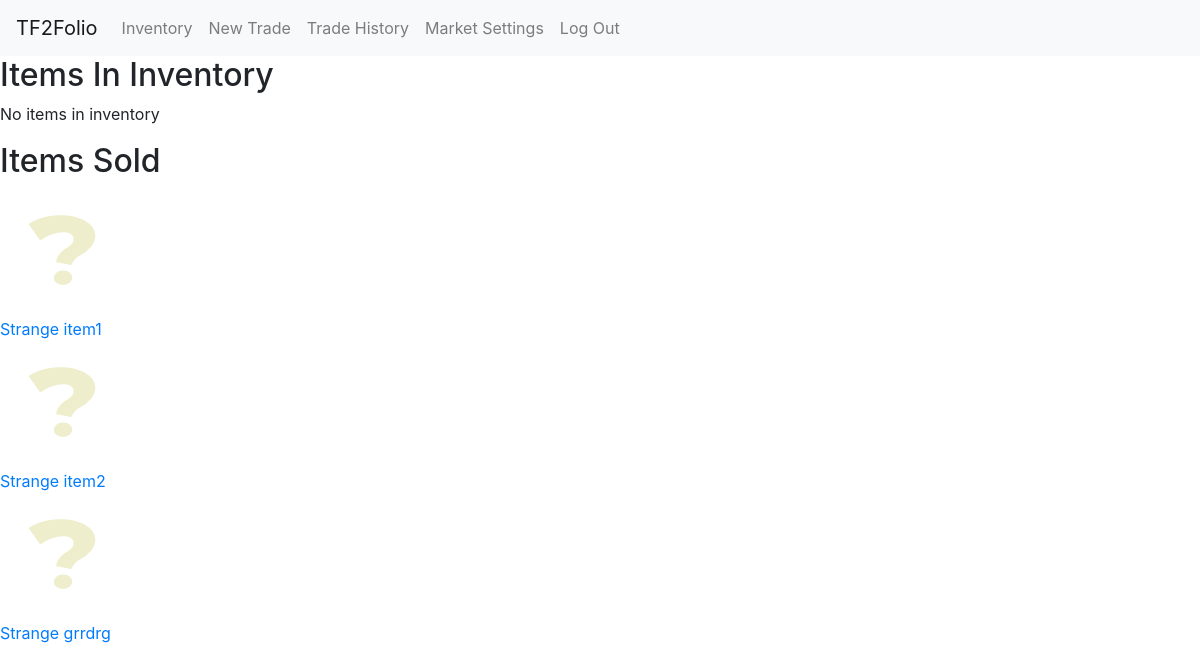
/ (signed in), run on an earlier commit of the app's database.
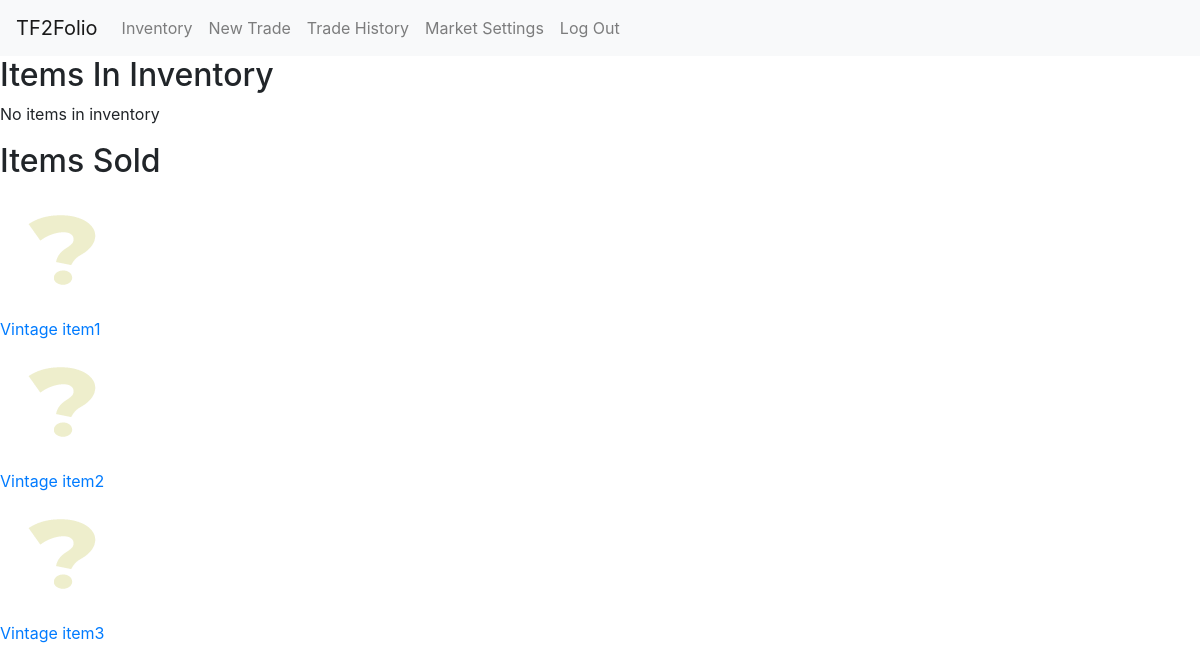
And on a later commit of the database.
### tf2folio/models.py (models this page shows, shortened)
class Item(models.Model):
    QUALITY = [
        ('unique', 'Unique'),
        ('strange', 'Strange'),
        ('vintage', 'Vintage'),
        ('unusual', 'Unusual'),
        ('genuine', 'Genuine'),
        ('decorated', 'Decorated'),
        ('haunted', 'Haunted'),
        ('collectors', 'Collectors'),
        ('normal', 'Normal')
    ]
    WEAR_TIERS = [
        ('factory_new', 'Factory New'),
        ('minimal_wear','Minimal Wear'),
        ('field_tested','Field-Tested'),
        ('well_worn','Well-Worn'),
        ('battle_scarred','Battle Scarred')
    ]
    KILLSTREAK_TIERS = [
        ('standard', 'Standard'),
        ('specialized', 'Specialized'),
        ('professional', 'Professional')
    ]
    owner = models.ForeignKey(User, on_delete=models.CASCADE, related_name="owned_items")
    item_name = models.CharField(max_length=150)
    item_title = models.CharField(max_length=250, blank=True)
    quality = models.CharField(max_length=20, choices=QUALITY)
    craftable = models.BooleanField(default=True)
    australium = models.BooleanField(default=False)
    texture_name = models.CharField(max_length=64, null=True, blank=True)
    wear = models.CharField(max_length=20, choices=WEAR_TIERS, blank=True)
    particle_effect = models.CharField(max_length=64, blank=True)
    particle_id = models.CharField(max_length=4, blank=True, null=True)
    description = models.TextField(max_length=400, null=True, blank=True)
    killstreak = models.CharField(max_length=20, choices=KILLSTREAK_TIERS, null=True, blank=True)
    sold = models.BooleanField(default=False)
    image_url = models.URLField(max_length=400, null=True, blank=True)
    purchase_price = models.OneToOneField('Value', on_delete=models.SET_NULL,
                                          related_name="purchase_price_value", default=None, null=True, blank=True)
    sale_price = models.OneToOneField('Value', on_delete=models.SET_NULL,
                                      related_name="sold_item_value", default=None, null=True, blank=True)
    profit_value = models.OneToOneField('Value', on_delete=models.SET_NULL,
                                        related_name="profit_value", default=None, null=True, blank=True)

### tf2folio/views.py (the view)
# urls.py: path("", views.index, name="index"),
@login_required
def index(request):
    items = Item.objects.filter(Q(sold=False) & Q(owner=request.user))
    sold_items = Item.objects.filter(Q(sold=True) & Q(owner=request.user))
    return render(request, "tf2folio/inventory.html", {
        "items": items, 'sold_items': sold_items
    })

### tf2folio/templates/tf2folio/inventory.html (shortened to what this page needs)
{% extends "tf2folio/layout.html" %}
{% load static %}
{% block body %}
<div class="inventory-display-container">
    <h2 class="title">Items In Inventory</h2>
    <div class="item-boxes-container">
    {% for item in items %}
        {% include 'tf2folio/item-template.html' with item=item %}
    {% empty %}
        <p class="title">No items in inventory</p>
    {% endfor %}
    </div>
{% if sold_items %}
    <h2 class="title">Items Sold</h2>
    <div class="item-boxes-container">
    {% for item in sold_items %}
        {% include 'tf2folio/item-template.html' with item=item %}
    {% empty %}
        <p class="title">No items sold</p>
    {% endfor%}
    </div>
{% endif %}
</div>
{% endblock %}

### tf2folio/templates/tf2folio/layout.html (shortened to what this page needs)
{% load static %}
<!DOCTYPE html>
<html lang="en">
    <head>
        <link rel="stylesheet" href="https://stackpath.bootstrapcdn.com/bootstrap/4.4.1/css/bootstrap.min.css">
        <link href="https://fonts.cdnfonts.com/css/tf2-build" rel="stylesheet">
        {% load compress %}
        {% compress css %}
            <link type="text/x-scss" href="{% static 'tf2folio/styles.scss' %}" rel="stylesheet" media="screen">
        {% endcompress %}
    </head>
    <body>
        <nav class="navbar navbar-expand-lg navbar-light bg-light">
            <a class="navbar-brand" href="{% url 'index' %}">TF2Folio</a>
            <div class="collapse navbar-collapse" id="navbarNav">
              <ul class="navbar-nav mr-auto">
                {% if user.is_authenticated %}
                    <li class="nav-item">
                        <a class="nav-link" href="{% url 'index' %}">Inventory</a>
                    </li>
                    <li class="nav-item">
                        <a class="nav-link" href="{% url 'new_trade' %}">New Trade</a>
                    </li>
                    <li class="nav-item">
                        <a class="nav-link" href="{% url 'trade_history' %}">Trade History</a>
                    </li>
                    <li class="nav-item">
                        <a class="nav-link" href="{% url 'currency_settings' %}">Market Settings</a>
                    </li>
                    <li class="nav-item">
                        <a class="nav-link" href="{% url 'logout' %}">Log Out</a>
                    </li>
                {% endif %}
              </ul>
            </div>
          </nav>
        <div class="body">
            {% block body %}
            {% endblock %}
        </div>
    </body>
</html>

### tf2folio/templates/tf2folio/item-template.html (shortened to what this page needs)
{% load static %}
{% with link_enabled|default:"True" as link %}
    {% if link == "True" %}
        <a href="{% url 'item_trade_history' item.id %}">
    {% endif %}
    <div class="item-box border-{{item.quality}} pointer" data-item-id="{{item.id}}">
        <div class='item-box-image'>
            {% if item.image_url %}
                <img class="item-image" src="{{item.image_url}}">
            {% else %}
                <img class="item-image" src="{% static 'tf2folio/images/questionmark.webp' %}">
            {% endif %}
        </div>
        <span class="{{item.quality}}">{{item.item_title}}</span>
    </div>
    {% if link == "True" %}
        </a>
    {% endif %}
{% endwith %}

What changed in the data, as far as the page shows it:
removed Item: item_title "Strange item1"
removed Item: item_title "Strange item2"
removed Item: item_title "Strange grrdrg"
added Item: item_title "Vintage item1"
added Item: item_title "Vintage item2"
added Item: item_title "Vintage item3"
